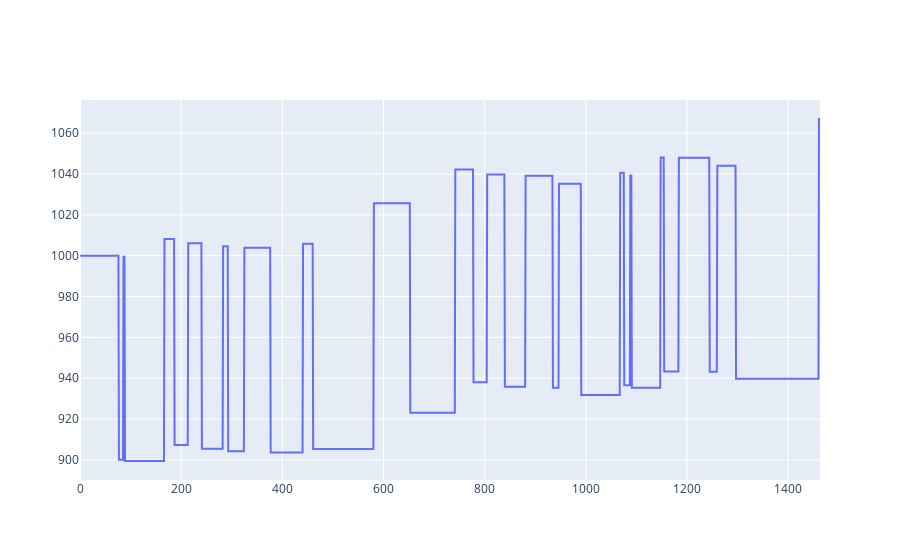

The notebook cell saved with this chart:
### Code cell
fig = go.Figure(data=go.Scatter(x=np.arange(len(line)),y=np.array(vals)))
fig.show()

### Figure 1 — Plotly figure (JSON) as saved in the notebook; plotly's stock layout.template omitted (floating-point values rounded to 4 significant figures; data arrays with more than 128 entries replaced by an {"elided": "..."} marker saying what was removed)
{"data": [{"type": "scatter", "x": {"elided": "1464 int values"}, "y": {"elided": "1464 float values"}}], "layout": {}}
